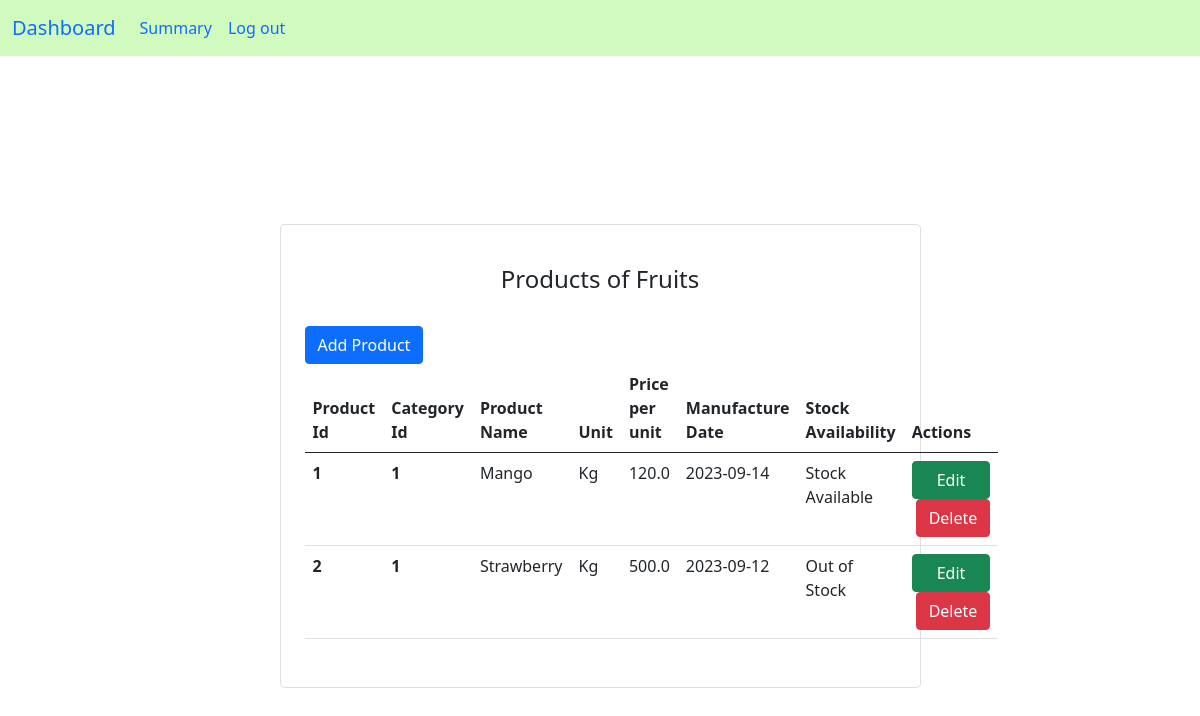
Screenshot of /opencategory/1 with the database file from the repository.
### app.py (models this page shows)
class Category(db.Model):
    id = db.Column(db.Integer, primary_key=True)
    categoryname = db.Column(db.String(150), unique=True)
    product = db.relationship('Product', backref='category', lazy=True)

class Product(db.Model):
    id = db.Column(db.Integer, primary_key=True)
    categoryid = db.Column(db.Integer, db.ForeignKey('category.id'))
    productname = db.Column(db.String(150), unique=True)
    unit = db.Column(db.String(150))
    price = db.Column(db.Float)
    manudate = db.Column(db.Date)
    stock = db.Column(db.Boolean)

### app.py (the view)
@app.route('/opencategory/<int:id>', methods=['GET','POST'])
def open(id):
    category = Category.query.get(id)
    return render_template("open.html", category=category)

### templates/open.html (shortened to what this page needs)
<!DOCTYPE html>
<html lang="en">
<head>
<link rel="stylesheet" href="https://cdn.jsdelivr.net/npm/bootstrap@5.0.2/dist/css/bootstrap.min.css">
<link rel="stylesheet" type="text/css" href={{ url_for('static', filename='style2.css')}}>
</head>
<body>
  <div class = "colour" style = "background-color: rgb(209, 250, 190);">
    <nav class="navbar navbar-expand-lg bg-body-tertiary">
      <div class="container-fluid">
        <a class="navbar-brand" href="/manager">Dashboard</a>
        <div class="collapse navbar-collapse" id="navbarSupportedContent">
          <ul class="navbar-nav me-auto mb-2 mb-lg-0">
            <li class="nav-item">
              <a class="nav-link active" aria-current="page" href="/summary">Summary</a>
            </li>
            <li class="nav-item">
              <a class="nav-link" href="/">Log out</a>
            </li>
          </ul>
        </div>
      </div>
    </nav>
  </div>
<section class="vh-100">
  <div class="container py-5 h-100">
    <div class="row d-flex justify-content-center align-items-center h-100">
      <div class="col col-lg-9 col-xl-7">
        <div class="card rounded-3">
          <div class="card-body p-4">
            <h4 class="text-center my-3 pb-3">Products of {{category.categoryname}}</h4>
              <div class="col-6">
                <a class="btn btn-primary" href="{{url_for('addproductbutton',categoryid=category.id)}}">Add Product</a>
              </div>
            <table class="table mb-4">
                <thead>
                    <tr>
                      <th scope="col">Product Id</th>
                      <th scope="col">Category Id</th>
                      <th scope="col">Product Name</th>
                      <th scope="col">Unit</th>
                      <th scope="col">Price per unit</th>
                      <th scope="col">Manufacture Date</th>
                      <th scope="col">Stock Availability</th>
                      <th scope="col">Actions</th>
                    </tr>
                </thead>
                <tbody>
                    {% for product in category.product %}
                    <tr>
                      <th scope="row">{{product.id }}</th>
                      <th scope="row">{{category.id }}</th>
                      <td>{{ product.productname }}</td>
                      <td>{{ product.unit }}</td>
                      <td>{{ product.price }}</td>
                      <td>{{ product.manudate }}</td>
                      <td>{% if product.stock == True %}
                        Stock Available
                        {% else %}
                        Out of Stock
                        {% endif %}
                      </td>
                      <td id="change">
                        <a class="btn btn-success" href="/updateproduct/{{ product.id }}">Edit</a>
                        <a class="btn btn-danger ms-1" href="/deleteproduct/{{ product.id }}">Delete</a>
                      </td>
                    </tr>
                    {% endfor %}
                </tbody>
            </table>
          </div>
        </div>
      </div>
    </div>
  </div>
</section>
</body>
</html>

### static/style2.css (style rules this page uses)
body { background: url('background1.jpg') no-repeat; background-size: cover; background-position: center; }
#change { display: flex; flex-direction: column; }

### rows the page displays
Category: categoryname "Fruits", id "1"
Product: id "1", productname "Mango", unit "Kg", price "120.0", manudate "2023-09-14", stock "Stock Available"
Product: id "2", productname "Strawberry", unit "Kg", price "500.0", manudate "2023-09-12", stock "Out of Stock"
